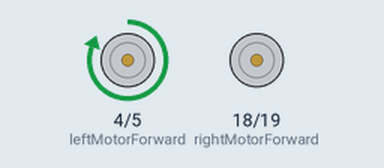
Recording of a sketch running on a simulated Arduino Uno, built with avr-gcc and run on an emulated ATmega328P. Parts: motor-driver pin pairs drawn as motors (green arrow = first pin HIGH = forward, orange = second pin HIGH = backward, longer = more drive). What the sketch prints to the serial monitor is not drawn.

Above: at 0.02 s.
Timing chart, 0 to 3.0 s (numbered marks = the images above):
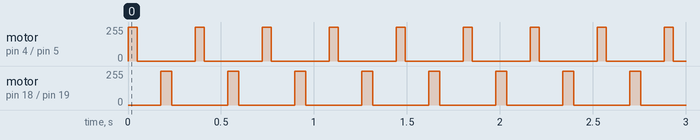

Measured:
- by itself, motor on pin 4 (leftMotorForward) / pin 5 (leftMotorReverse): alternates forward 255/255 for 0.05 s and stopped for 0.31 s
- by itself, motor on pin 18 (rightMotorForward) / pin 19 (rightMotorReverse): alternates forward 255/255 for 0.06 s and stopped for 0.30 s

The sketch:

motor_code_supreme.ino
```cpp
#define rightMotorForward 18
#define rightMotorReverse 19
#define leftMotorForward 4
#define leftMotorReverse 5

int init_time;
int end_time;

void forward(int motorpin, int power, int Time){
  analogWrite(motorpin, power);
  delay(Time);
  analogWrite(motorpin, 0);
}

void setup() {
  pinMode(leftMotorForward, OUTPUT);
  pinMode(leftMotorReverse, OUTPUT);

  pinMode(rightMotorForward, OUTPUT);
  pinMode(rightMotorReverse, OUTPUT);
  Serial.begin(115200);
}

void loop() {
  init_time = micros();
  forward(leftMotorForward, 250, 50);
  delay(125);
  forward(rightMotorForward, 250, 60);
  delay(125);
  end_time = micros();
  Serial.println(end_time-init_time);

}
```
